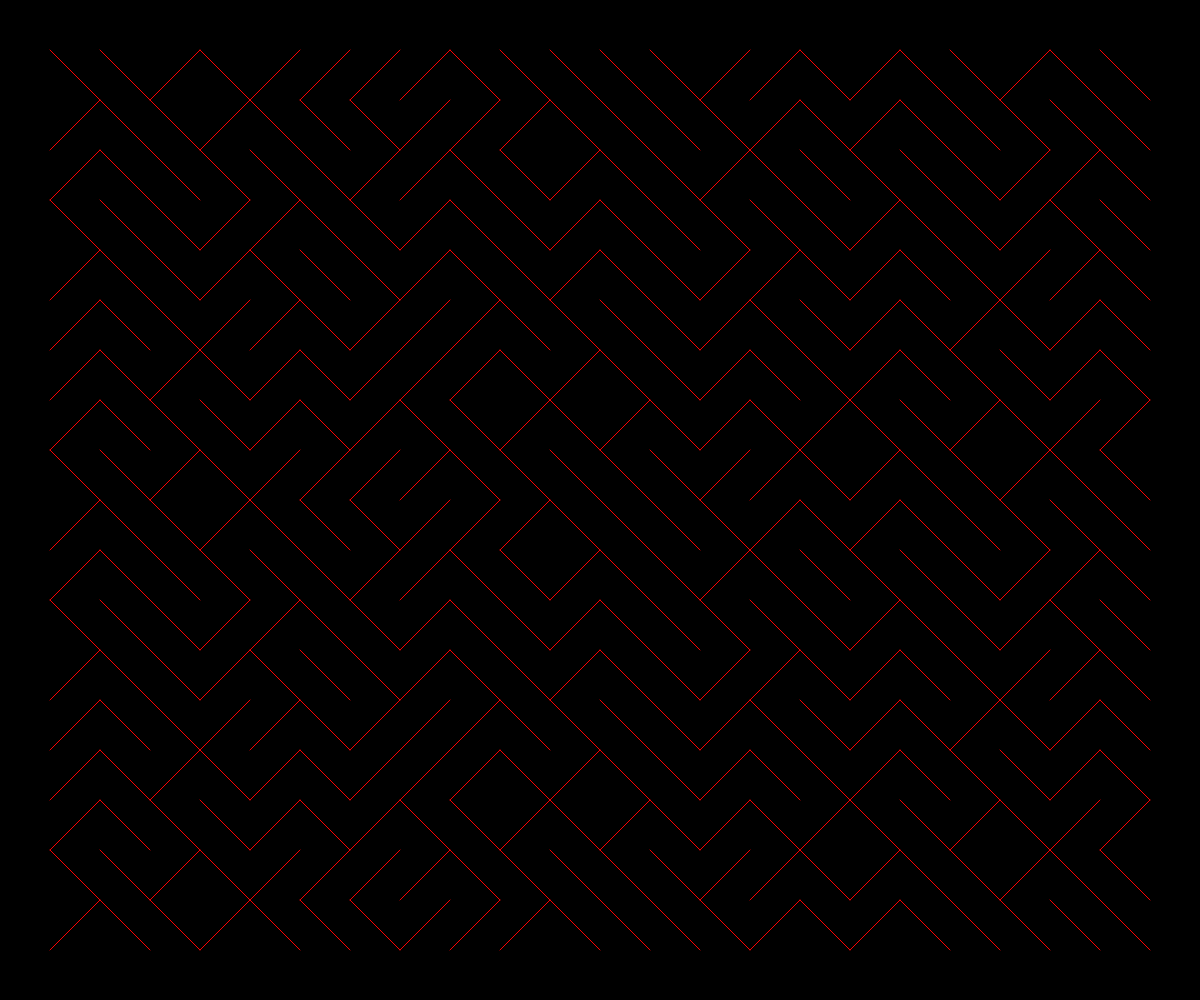
Frame 1 (no input)
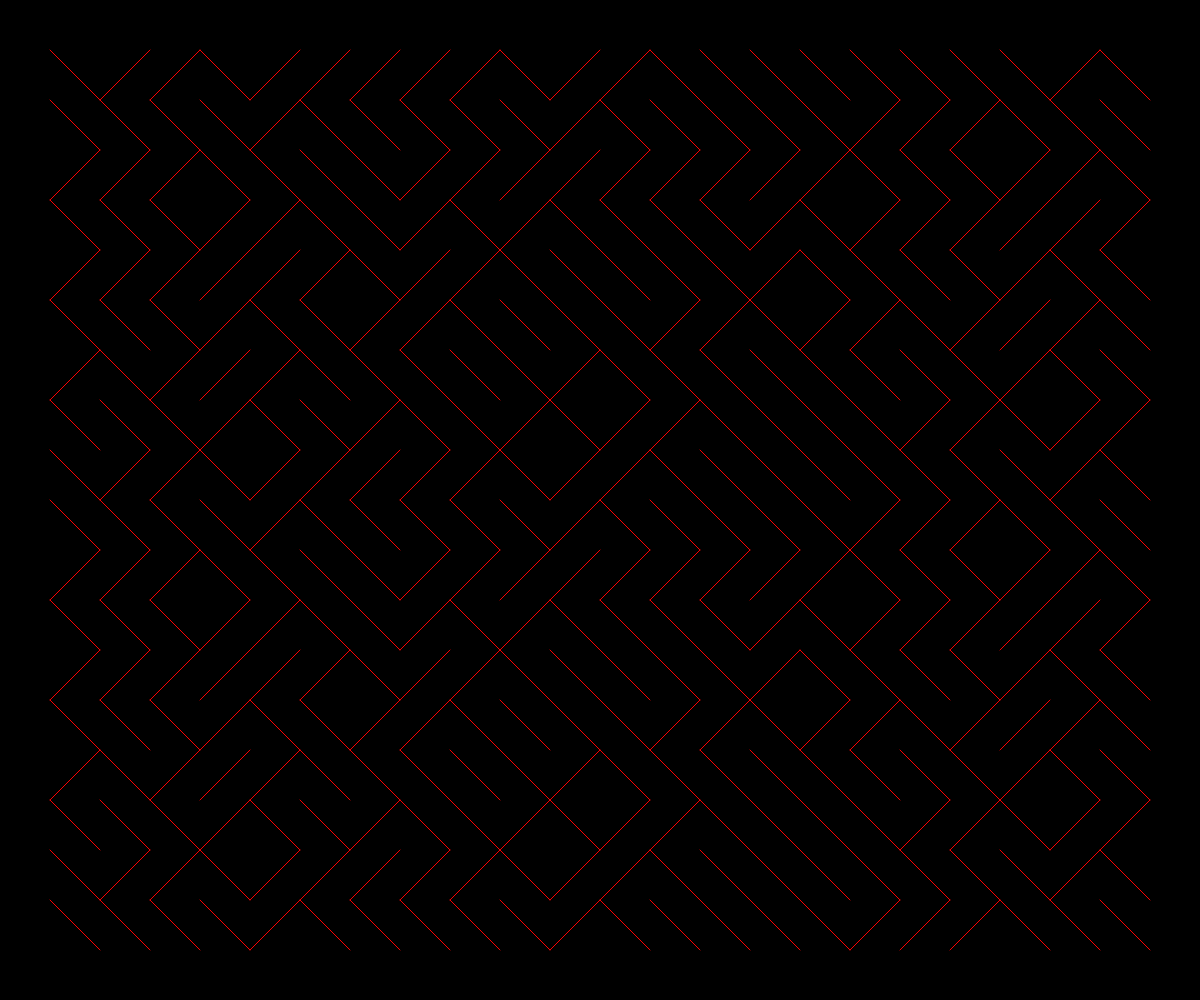
Frame 60 (no input)
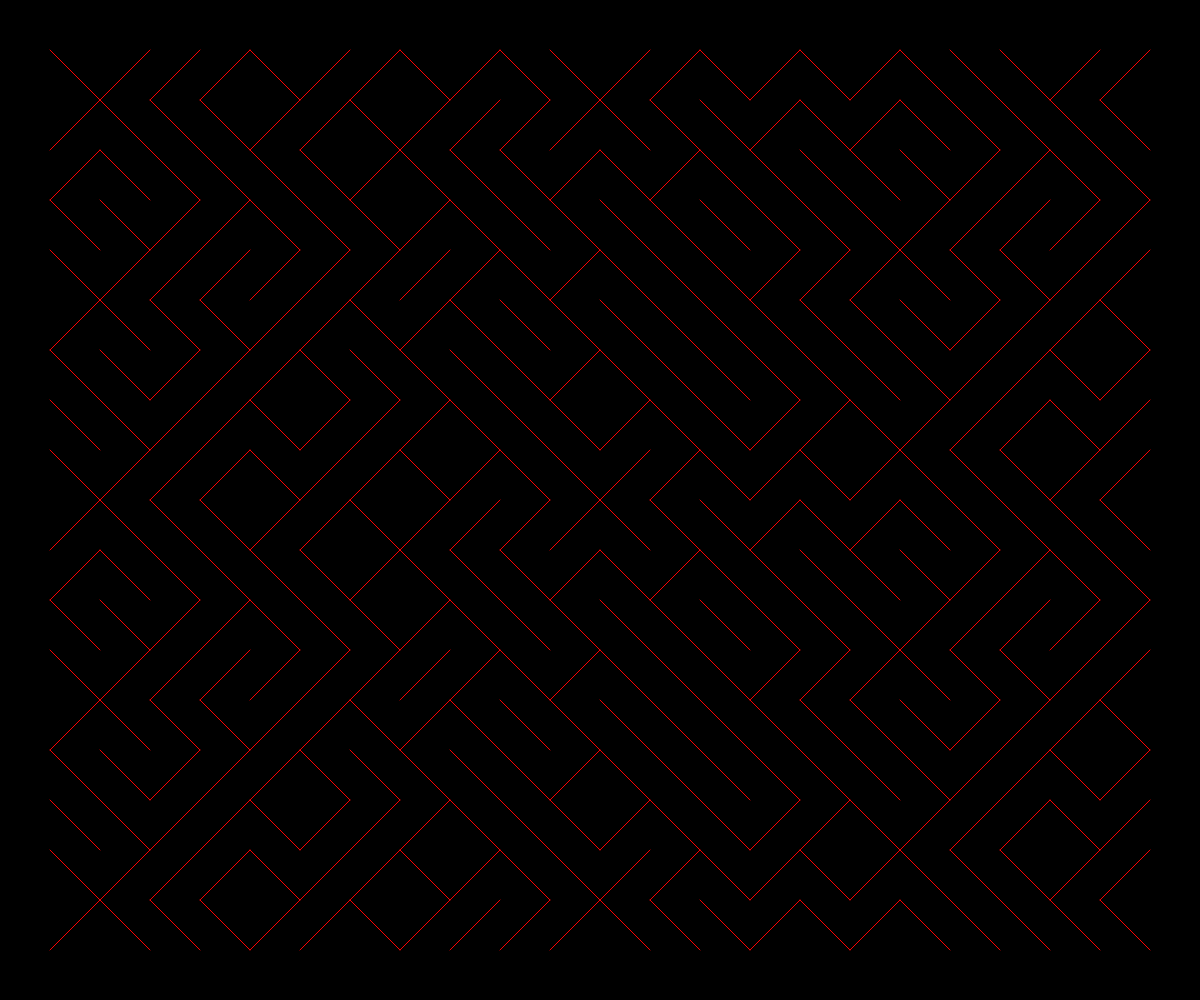
Frame 120 (the mouse pressed at the canvas centre since frame 60)

The p5.js sketch that drew these frames (run headless with seeded random() and noise() and a simulated clock; from frame 60 on, the mouse is pressed at the canvas centre):

// p5.js sketch
// ── sketch.js
let size;
let randomVal;
let round;
let step = 0.05;
let gridSize = 20;

function setup() {
  createCanvas(windowWidth, windowHeight);
  background(0);
  // rectMode(CENTER);
  randomVal = random(100);
  size = min(width / gridSize, height / gridSize);
  
  //Calculates the integer closest to the n parameter. For example, round(133.8) returns the value 134. Maps to Math.round().
  round = random(size / 2);
}

function draw() {
  background(0);
  randomVal += 0.01 ;
  fill(255);
  for (let x = size; x < windowWidth - size; x += size) {
    for (let y = size; y < windowHeight - size; y += size) {
      stroke(255,0,0);
      if(noise(randomVal, x, y) < 0.5){
        line(x,y,x+size,y+size);
      } else {
        line(x+size,y,x,y+size);
      }
    }
  }
}

function mouseReleased() {
  randomVal = random(1000);
  step = random(100) / 1000;
}

function windowResized() {
  resizeCanvas(windowWidth, windowHeight);
  size = min(width / gridSize, height / gridSize);
}

// ── style.css
html, body {
  margin: 0;
  padding: 0;
  font-family: 'Segoe UI', Arial, sans-serif;
  background: #f6f8fa;
  color: #222;
  min-height: 100vh;
  box-sizing: border-box;
}

canvas {
  display: block;
}

h1 {
  text-align: center;
  margin-top: 40px;
  font-size: 2.2em;
  color: #2d3a4a;
}

ul {
  max-width: 400px;
  margin: 40px auto;
  padding: 0;
  list-style: none;
}

li {
  margin: 18px 0;
  background: #fff;
  border-radius: 8px;
  box-shadow: 0 2px 8px rgba(0,0,0,0.07);
  transition: box-shadow 0.2s;
}

li:hover {
  box-shadow: 0 4px 16px rgba(0,0,0,0.13);
}

a {
  display: block;
  padding: 18px 24px;
  color: #2d3a4a;
  text-decoration: none;
  font-size: 1.15em;
  border-radius: 8px;
  transition: background 0.2s, color 0.2s;
}

a:hover {
  background: #e3eaf2;
  color: #1a2230;
}
